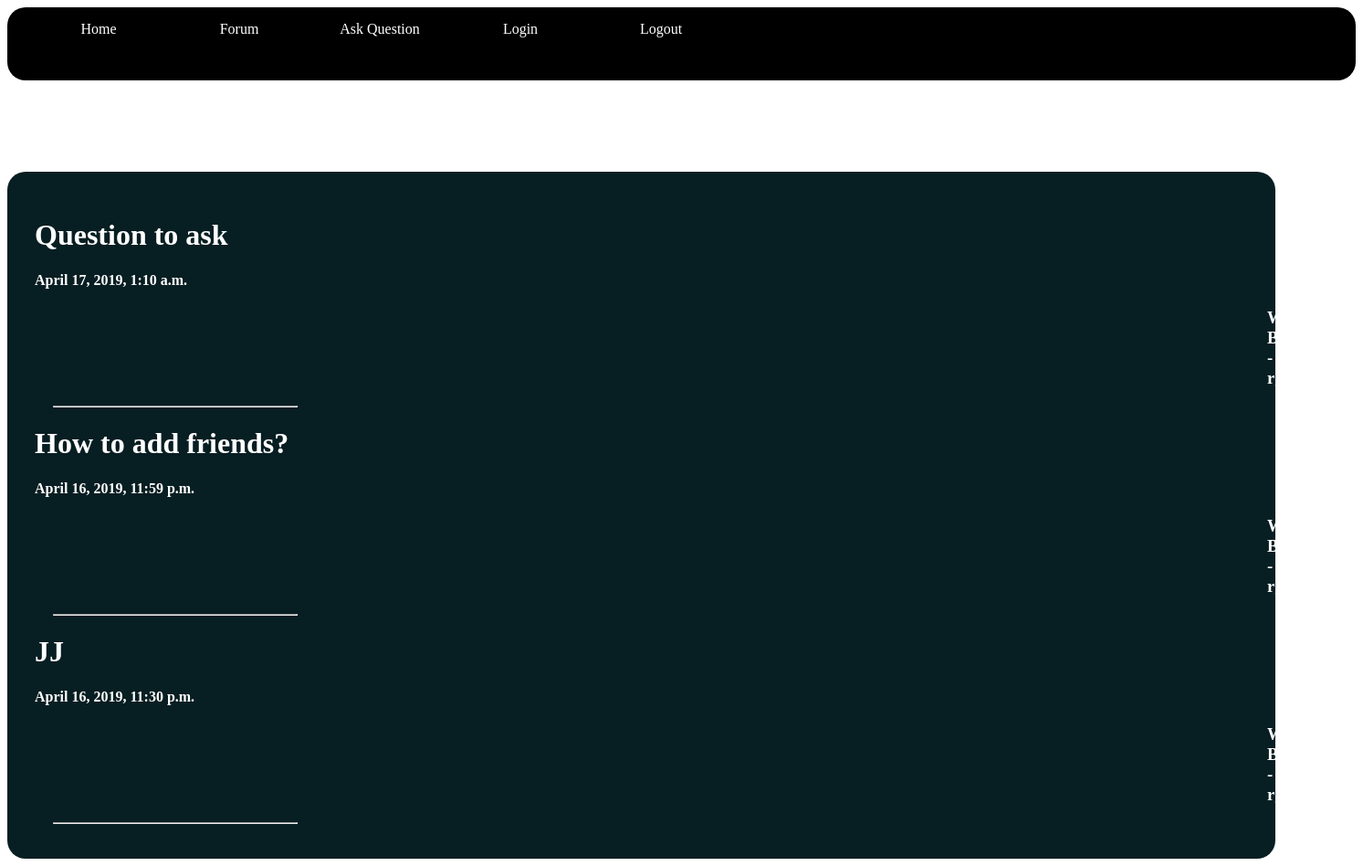
Before: /forum/ with the older database file.
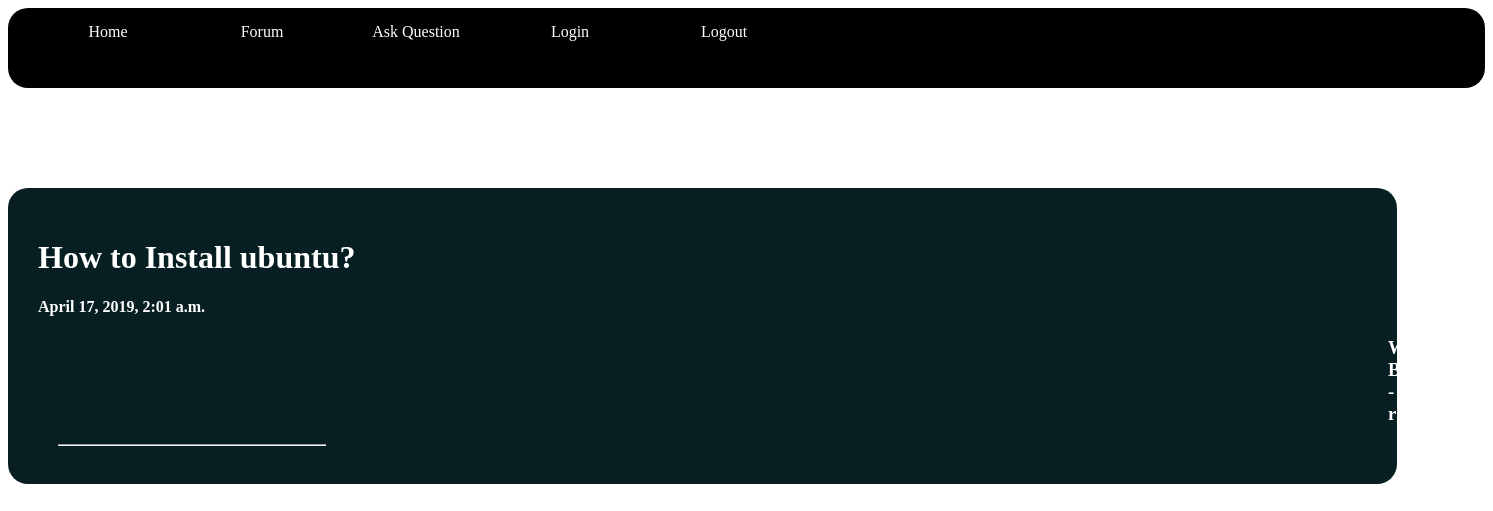
After: the same page with the newer database file.
### main/models.py (models this page shows, shortened)
class question(models.Model):
	author_q = models.ForeignKey(User, on_delete=models.CASCADE)
	title_q = models.CharField(max_length=100,unique = True)
	notice_q = models.TextField(max_length=1000,default='',unique = True)
	date_q = models.DateTimeField(default = timezone.now)
	url_q = models.URLField(max_length=100,blank = True)

### main/views.py (the view)
# urls.py: path('', views.index_forum.as_view(),name="forum-home"),
class index_forum(ListView):
	model = question
	template_name = 'main/index.html'
	context_object_name = 'datas'
	ordering = ['-date_q']

### main/templates/main/index.html (shortened to what this page needs)
<!DOCTYPE html>
<html>
<head>
</head>
<body>
<div class="nav-container">
		<a id="link" href="{% url 'home' %}">Home</a>
		<a id="link" href="{% url 'forum-home' %}">Forum</a>
		<a id="link" href="{% url 'write' %}">Ask Question</a>
		<a id="link" href="{% url 'login' %}">Login</a>
		<a id="link" href="{% url 'logout' %}">Logout</a>
</div>
<div class="content">
	{% if datas %}
		{% for data in datas %}
			<h1><a href='{% url "forum_detail" data.id %}'>	{{ data.title_q }}</h1></a>
				<h4>{{ data.date_q}}</h4>
				<h3>Written By -{{ data.author_q }}</h3>
			<hr>
		{% endfor %}
	{% else %}
		<h1>No Questions yet to show</h1>
	{% endif %}
</div>
</body>
</html>

### main/templates/main/index.html (style rules this page uses)
div.nav-container { margin-top:5px; width:100%; height:80px; background-color:black; border-radius:20px; }
a#link { width:100px; height:50px; display: inline-block; border-radius:20px; color:white; text-decoration: none; text-align: center; margin-top:15px; margin-left:50px; }
div.content { width:90%; background-color: #071e22; border-radius:20px; padding:30px; margin-top:100px; }
h1 { color:white; }
a { text-decoration: none; color:white; }
h3 { color:white; margin-left:1350px; }
h4 { color:white; }
hr { width:20%; margin-left:20px; color:white; }

Changed rows visible on the page:
removed question: title_q "Question to ask", date_q "April 17, 2019, 1:10 a.m.", author_q "rgrichesh45"
removed question: title_q "How to add friends?", date_q "April 16, 2019, 11:59 p.m.", author_q "rgrichesh45"
removed question: title_q "JJ", date_q "April 16, 2019, 11:30 p.m.", author_q "rgrichesh45"
added question: title_q "How to Install ubuntu?", date_q "April 17, 2019, 2:01 a.m.", author_q "rgrichesh45"
